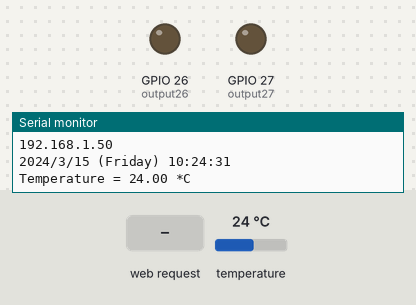
Recording of a program running on a simulated ESP32. On the bench: output pins drawn as LEDs (lit = HIGH), the last lines printed to the serial monitor. The inputs (shaded band) are chosen by the test bench; at power-on: temperature 24 °C. WiFi joins after 1.5 s; servers stay silent unless stated; the local clock reads 2024-03-15 10:24:30 at power-on unless the program sets it.

Above: at 2.7 s.
2.8 s: HTTP request GET /26/on received
At 4.8 s:
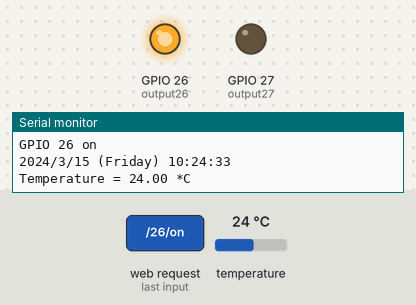
5.5 s: HTTP request GET /26/off received
8.2 s: HTTP request GET /off received
Timing chart, 0 to 11.2 s (numbered marks = the images above; inputs shaded):
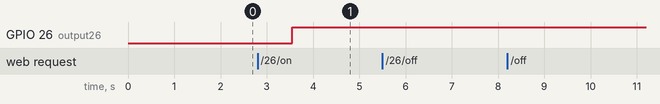

The program:

main.cpp
```cpp
#include <Arduino.h>

#include <WiFi.h>
#include <Wire.h>
#include <Adafruit_I2CDevice.h>

#include <Adafruit_BMP280.h>
#include <SPI.h>

#include "RTClib.h"

RTC_DS3231 rtc;


#define SEALEVELPRESSURE_HPA (1013.25)

#define BMP_SCK  (13)
#define BMP_MISO (12)
#define BMP_MOSI (11)
#define BMP_CS   (10)

Adafruit_BMP280 bmp; // I2C
//Adafruit_BMP280 bmp(BMP_CS); // hardware SPI
//Adafruit_BMP280 bmp(BMP_CS, BMP_MOSI, BMP_MISO,  BMP_SCK);


// Replace with your network credentials
const char* ssid     = "237HomeTyga";
const char* password = "Overdose2021";

// Set web server port number to 80
WiFiServer server(80);

// Variable to store the HTTP request
String header;

// Auxiliar variables to store the current output state
String output26State = "off";
String output27State = "off";

String dateH;

// Assign output variables to GPIO pins
const int output26 = 26;
const int output27 = 27;


// Current time
unsigned long currentTime = millis();
// Previous time
unsigned long previousTime = 0;
// Define timeout time in milliseconds (example: 2000ms = 2s)
const long timeoutTime = 2000;

char daysOfTheWeek[7][12] = {"Sunday", "Monday", "Tuesday", "Wednesday", "Thursday", "Friday", "Saturday"};

void setup() {
  Serial.begin(9600);
  Serial.println(F("BMP280 Forced Mode Test."));

   // Initialize the output variables as outputs
  pinMode(output26, OUTPUT);
  pinMode(output27, OUTPUT);
  // Set outputs to LOW
  digitalWrite(output26, LOW);
  digitalWrite(output27, LOW);


  //if (!bmp.begin(BMP280_ADDRESS_ALT, BMP280_CHIPID)) {
  if (!bmp.begin(0x76)) {
    Serial.println(F("Could not find a valid BMP280 sensor, check wiring or "
                      "try a different address!"));
    while (1) delay(10);
  }

 /* Default settings from datasheet. */
  bmp.setSampling(Adafruit_BMP280::MODE_FORCED,     /* Operating Mode. */
                  Adafruit_BMP280::SAMPLING_X2,     /* Temp. oversampling */
                  Adafruit_BMP280::SAMPLING_X16,    /* Pressure oversampling */
                  Adafruit_BMP280::FILTER_X16,      /* Filtering. */
                  Adafruit_BMP280::STANDBY_MS_500); /* Standby time. */

    #ifndef ESP8266
  while (!Serial); // wait for serial port to connect. Needed for native USB
#endif

 if (! rtc.begin()) {
    Serial.println("Couldn't find RTC");
    Serial.flush();
    while (1) delay(10);
  }

  if (rtc.lostPower()) {
    Serial.println("RTC lost power, let's set the time!");

    rtc.adjust(DateTime(F(__DATE__), F(__TIME__)));

  }


  // Connect to Wi-Fi network with SSID and password
  Serial.print("Connecting to ");
  Serial.println(ssid);
  WiFi.begin(ssid, password);
  while (WiFi.status() != WL_CONNECTED) {
    delay(500);
    Serial.print(".");
  }
  // Print local IP address and start web server
  Serial.println("");
  Serial.println("WiFi connected.");
  Serial.println("IP address: ");
  Serial.println(WiFi.localIP());
  server.begin();
}

void loop(){

  DateTime now = rtc.now();
  dateH ="";

    dateH += String(now.year(), DEC);
    dateH += '/';
    dateH += String(now.month(), DEC);
    dateH += '/';
    dateH += String(now.day(), DEC);
    dateH += (" (");
    dateH += String(daysOfTheWeek[now.dayOfTheWeek()]);
    dateH += (") ");
    dateH += String(now.hour(), DEC);
    dateH += (':');
    dateH += String(now.minute(), DEC);
    dateH += (':');
    dateH += String(now.second(), DEC);
    Serial.println(dateH);
    Serial.println();


if (bmp.takeForcedMeasurement()) {

    Serial.print(F("Temperature = "));
    Serial.print(bmp.readTemperature());
    Serial.println(" *C");

    Serial.println();
    delay(2000);
  } else {
    Serial.println("Forced measurement failed!");
  }


  WiFiClient client = server.available();   // Listen for incoming clients

  if (client) {                             // If a new client connects,
    currentTime = millis();
    previousTime = currentTime;
    Serial.println("New Client.");          // print a message out in the serial port
    String currentLine = "";                // make a String to hold incoming data from the client
    while (client.connected() && currentTime - previousTime <= timeoutTime) {  // loop while the client's connected
      currentTime = millis();
      if (client.available()) {             // if there's bytes to read from the client,
        char c = client.read();             // read a byte, then
        Serial.write(c);                    // print it out the serial monitor
        header += c;
        if (c == '\n') {                    // if the byte is a newline character
          // if the current line is blank, you got two newline characters in a row.
          // that's the end of the client HTTP request, so send a response:
          if (currentLine.length() == 0) {
            // HTTP headers always start with a response code (e.g. HTTP/1.1 200 OK)
            // and a content-type so the client knows what's coming, then a blank line:
            client.println("HTTP/1.1 200 OK");
            client.println("Content-type:text/html");
            client.println("Connection: close");
            client.println();

            // turns the GPIOs on and off
            if (header.indexOf("GET /26/on") >= 0) {
              Serial.println("GPIO 26 on");
              output26State = "on";
              digitalWrite(output26, HIGH);
            } else if (header.indexOf("GET /26/off") >= 0) {
              Serial.println("GPIO 26 off");
              output26State = "off";
              digitalWrite(output26, LOW);
            } else if (header.indexOf("GET /27/on") >= 0) {
              Serial.println("GPIO 27 on");
              output27State = "on";
              digitalWrite(output27, HIGH);
            } else if (header.indexOf("GET /27/off") >= 0) {
              Serial.println("GPIO 27 off");
              output27State = "off";
              digitalWrite(output27, LOW);
            }

            // Display the HTML web page
            client.println("<!DOCTYPE html><html>");
            client.println("<head><meta name=\"viewport\" content=\"width=device-width, initial-scale=1\">");
            client.println("<link href=\"https://cdn.jsdelivr.net/npm/bootstrap@5.1.3/dist/css/bootstrap.min.css\" rel=\"stylesheet\" integrity=\"sha384-1BmE4kWBq78iYhFldvKuhfTAU6auU8tT94WrHftjDbrCEXSU1oBoqyl2QvZ6jIW3\" crossorigin=\"anonymous\">");
            client.println("<script src=\"https://kit.fontawesome.com/7bd22ada10.js\" crossorigin=\"anonymous\"></script>");
            // CSS to style the table
            client.println("<style>body { text-align: center; font-family: \"Trebuchet MS\", Arial;}");
            client.println(".divbutton { font-family: Helvetica; display: inline-block; margin: 0px auto; text-align: center;}");
            client.println(".button1 { background-color: #da2e30; border: none; color: white; padding: 16px 40px;");
            client.println("text-decoration: none; font-size: 30px; margin: 2px; cursor: pointer;}");
            client.println(".button2 { background-color: #33a3d7; border: none; color: white; padding: 16px 40px;");
            client.println("text-decoration: none; font-size: 30px; margin: 2px; cursor: pointer;}");
            client.println(".button12 {background-color: #811718;}");
            client.println(".button22 {background-color: #242b6b;}");
            client.println("table { border-collapse: collapse; width:35%; margin-left:auto; margin-right:auto; }");
            client.println("th { padding: 12px; background-color: rgb(22, 146, 146); color: rgb(22, 146, 146);  }");
            client.println("tr { border: 1px solid #ddd; padding: 12px; }");
            client.println("tr:hover { background-color: #bcbcbc; }");
            client.println("td { border: none; padding: 12px; color: rgb(22, 146, 146);}");
            client.println("container{margin: 20px auto; width: 20%; padding: 15px;}");

            // Web Page Heading
            client.println("</style></head><body><h1>ESP32 BMP280 SERVER</h1>");
            client.println("<div class=\"container\"><table class=\"table table-borderless\"><thead><tr><th scope=\"col\">Data</th><th scope=\"col\">LastUpdate</th><th scope=\"col\">Value</th></tr></thead>");
            client.println("<tbody><tr><td><i class=\"fa-solid fa-temperature-half fa-3x color2 icone\"></i></td><td>");
            client.println(dateH);
            client.println("</td><td>");
            client.println(bmp.readTemperature());
            client.println("<sup>°C </sup></td></tr></tbody></table></div> ");
            client.println("<div class=\"divbutton\"><p>CHAUFFAGE - State " + output26State + "</p> ");

            if (output26State=="off") {
              client.println("<p><a href=\"/26/on\"><button class=\"button1  button12\">OFF</button></a></p>");
            } else {
              client.println("<p><a href=\"/26/off\"><button class=\"button1 \">ON</button></a></p>");
            }
            client.println("<p>CLIMATISATION - State " + output27State + "</p>");
            if (output27State=="off") {
              client.println("<p><a href=\"/27/on\"><button class=\"button2 button22\">OFF</button></a></p>");
            } else {
              client.println("<p><a href=\"/27/off\"><button class=\"button2 \">ON</button></a></p>");
            }
            client.println("</div></body></html>");


            client.println();

            break;
          } else {
            currentLine = "";
          }
        } else if (c != '\r') {
          currentLine += c;
        }
      }

     }
  }
}
    
```

Measured:
- after the input at 2.8 s, GPIO 26 (output26): LOW → HIGH after 0.75 s
